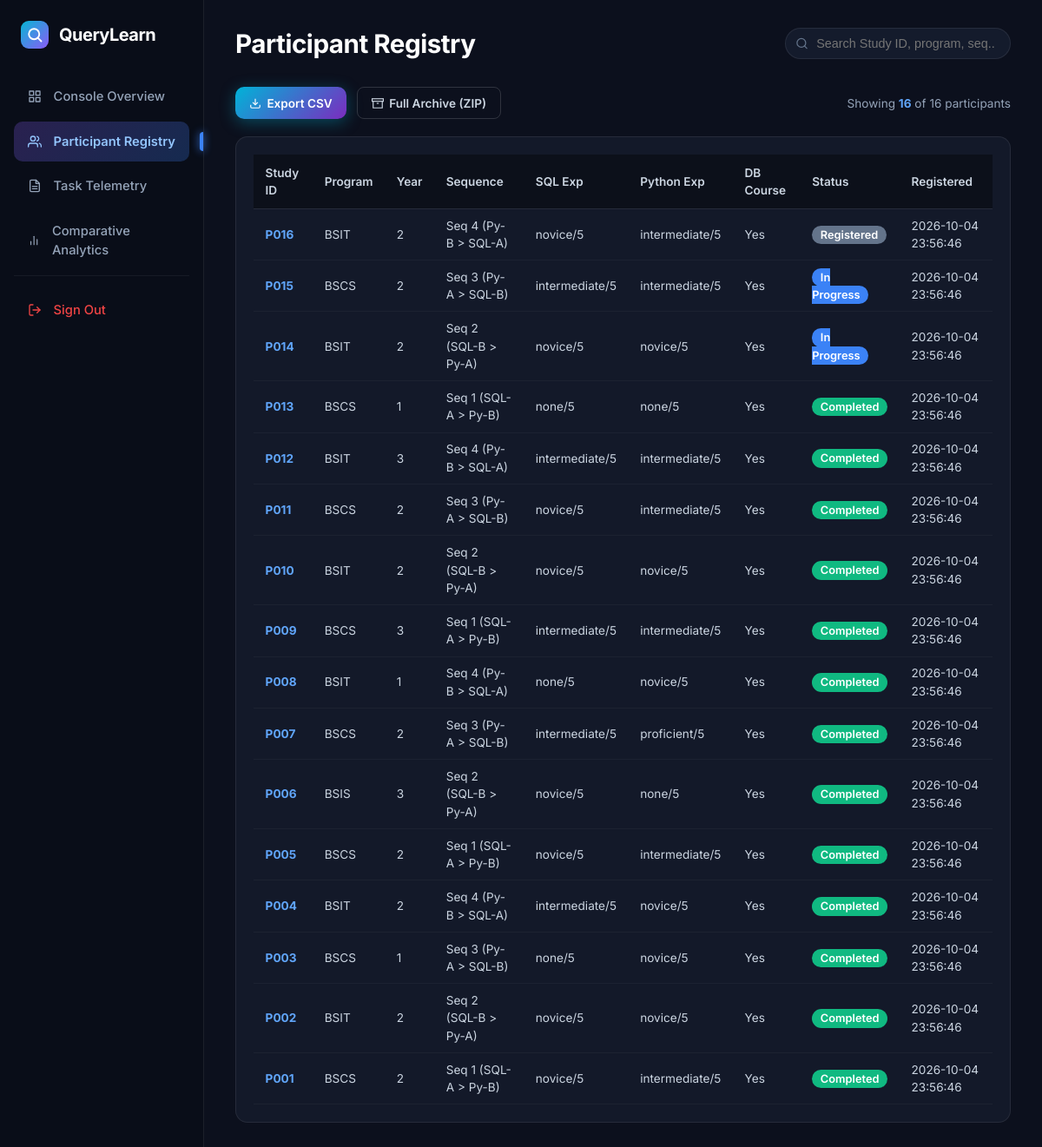
/dashboard/participants (signed in), run on the app's committed database.
### tables this page shows
CREATE TABLE participants (
        id INTEGER PRIMARY KEY AUTOINCREMENT,
        study_id TEXT UNIQUE NOT NULL,
        program TEXT,
        year_level INTEGER,
        python_exp TEXT,
        sql_exp TEXT,
        other_languages TEXT,
        db_course TEXT,
        consent BOOLEAN,
        sequence_id INTEGER,
        status TEXT,
        created_at TIMESTAMP DEFAULT CURRENT_TIMESTAMP
    );

### blueprints/dashboard.py (the view)
    def wrapper(*args, **kwargs):
        if not session.get('is_researcher'):
            return redirect(url_for('auth.researcher_login'))
        return f(*args, **kwargs)

### blueprints/dashboard.py (called while the page is built)
def get_research_db_path():
    try:
        return current_app.config.get('RESEARCH_DB', Config.RESEARCH_DB)
    except RuntimeError:
        return Config.RESEARCH_DB

def require_researcher(f):
    def wrapper(*args, **kwargs):
        if not session.get('is_researcher'):
            return redirect(url_for('auth.researcher_login'))
        return f(*args, **kwargs)
    wrapper.__name__ = f.__name__
    return wrapper

@dashboard_bp.route('/participants')
@require_researcher
def participants():
    conn = sqlite3.connect(get_research_db_path())
    conn.row_factory = sqlite3.Row
    cursor = conn.cursor()
    cursor.execute("SELECT * FROM participants ORDER BY id DESC")
    participants_list = [dict(r) for r in cursor.fetchall()]
    conn.close()
    return render_template('dashboard/participants.html', participants=participants_list)

### templates/dashboard/participants.html (shortened to what this page needs)
<!DOCTYPE html>
<html lang="en">
<head>
    <link rel="stylesheet" href="{{ url_for('static', filename='css/style.css') }}">
</head>
<body>
<div class="db-page">
    <aside class="db-sidebar">
        <a href="{{ url_for('dashboard.overview') }}" class="db-brand">
            <div class="db-brand-icon">
                <svg width="18" height="18" viewBox="0 0 24 24" fill="none">
                    <circle cx="11" cy="11" r="8" stroke="#ffffff" stroke-width="2.5"/>
                    <line x1="16.5" y1="16.5" x2="22" y2="22" stroke="#ffffff" stroke-width="2.5" stroke-linecap="round"/>
                </svg>
            </div>
            <span class="db-brand-text">QueryLearn</span>
        </a>
        <nav class="db-nav">
            <a href="{{ url_for('dashboard.overview') }}" class="db-nav-link">
                <span>Console Overview</span>
            </a>
            <a href="{{ url_for('dashboard.participants') }}" class="db-nav-link active">
                <span>Participant Registry</span>
            </a>
            <a href="{{ url_for('dashboard.results') }}" class="db-nav-link">
                <span>Task Telemetry</span>
            </a>
            <a href="{{ url_for('dashboard.charts') }}" class="db-nav-link">
                <svg width="16" height="16" viewBox="0 0 24 24" fill="none" stroke="currentColor" stroke-width="2" stroke-linecap="round" stroke-linejoin="round"><line x1="18" y1="20" x2="18" y2="10"></line><line x1="12" y1="20" x2="12" y2="4"></line><line x1="6" y1="20" x2="6" y2="14"></line></svg>
                <span>Comparative Analytics</span>
            </a>
            <div style="margin-top: auto; padding-top: 1rem; border-top: 1px solid rgba(255,255,255,0.06);">
                <a href="{{ url_for('auth.logout') }}" class="db-nav-link" style="color: #ef4444;">
                    <svg width="16" height="16" viewBox="0 0 24 24" fill="none" stroke="currentColor" stroke-width="2" stroke-linecap="round" stroke-linejoin="round"><path d="M9 21H5a2 2 0 0 1-2-2V5a2 2 0 0 1 2-2h4"></path><polyline points="16 17 21 12 16 7"></polyline><line x1="21" y1="12" x2="9" y2="12"></line></svg>
                    <span>Sign Out</span>
                </a>
            </div>
        </nav>
    </aside>
    <main class="db-main">
        <header class="db-topbar">
            <h1 class="db-title">Participant Registry</h1>
            <div class="db-topbar-tools" style="display: flex; gap: 0.75rem; align-items: center;">
                <div style="position: relative;">
                    <input type="text" id="participant-search" class="db-search" placeholder="Search Study ID, program, seq..." style="width: 260px; padding-left: 2.2rem;">
                </div>
            </div>
        </header>
        <div style="margin-bottom: 1.25rem; display: flex; justify-content: space-between; align-items: center; flex-wrap: wrap; gap: 1rem;">
            <div style="display: flex; gap: 0.75rem;">
                <a href="{{ url_for('dashboard.export', type='participants') }}" class="db-btn-run-gradient" style="text-decoration: none; display: inline-flex; align-items: center; gap: 0.4rem; padding: 0.5rem 1rem; font-size: 0.85rem;">
                    <svg width="14" height="14" viewBox="0 0 24 24" fill="none" stroke="currentColor" stroke-width="2"><path d="M21 15v4a2 2 0 0 1-2 2H5a2 2 0 0 1-2-2v-4"></path><polyline points="7 10 12 15 17 10"></polyline><line x1="12" y1="15" x2="12" y2="3"></line></svg>
                    Export CSV
                </a>
                <a href="{{ url_for('dashboard.export', type='all') }}" class="btn btn-outline btn-sm" style="display: inline-flex; align-items: center; gap: 0.4rem; font-size: 0.85rem;">
                    <svg width="14" height="14" viewBox="0 0 24 24" fill="none" stroke="currentColor" stroke-width="2"><polyline points="21 8 21 21 3 21 3 8"></polyline><rect x="1" y="3" width="22" height="5"></rect><line x1="10" y1="12" x2="14" y2="12"></line></svg>
                    Full Archive (ZIP)
                </a>
            </div>
            <div id="participant-count-badge" style="font-size: 0.85rem; color: #94a3b8;">
                Showing <strong id="visible-count" style="color: #60a5fa;">{{ participants|length }}</strong> of {{ participants|length }} participants
            </div>
        </div>
        <div class="db-results-card" style="width: 100%;">
            <table class="db-dark-table">
                <thead>
                    <tr>
                        <th>Study ID</th>
                        <th>Program</th>
                        <th>Year</th>
                        <th>Sequence</th>
                        <th>SQL Exp</th>
                        <th>Python Exp</th>
                        <th>DB Course</th>
                        <th>Status</th>
                        <th>Registered</th>
                    </tr>
                </thead>
                <tbody id="participant-table-body">
                    {% for p in participants %}
                    <tr class="participant-row" data-study-id="{{ p.study_id }}" data-program="{{ p.program }}" data-status="{{ p.status }}">
                        <td><strong style="color: #60a5fa;">{{ p.study_id }}</strong></td>
                        <td>{{ p.program }}</td>
                        <td>{{ p.year_level }}</td>
                        <td>
                            {% if p.sequence_id == 1 %}
                                Seq 1 (SQL-A &gt; Py-B)
                            {% elif p.sequence_id == 2 %}
                                Seq 2 (SQL-B &gt; Py-A)
                            {% elif p.sequence_id == 3 %}
                                Seq 3 (Py-A &gt; SQL-B)
                            {% else %}
                                Seq 4 (Py-B &gt; SQL-A)
                            {% endif %}
                        </td>
                        <td>{{ p.sql_exp }}/5</td>
                        <td>{{ p.python_exp }}/5</td>
                        <td>{{ 'Yes' if p.db_course else 'No' }}</td>
                        <td>
                            {% if p.status == 'completed' %}
                                <span style="background-color: #10b981; color: white; padding: 0.2rem 0.6rem; border-radius: 9999px; font-size: 0.8rem; font-weight: 600;">Completed</span>
                            {% elif p.status == 'in_progress' %}
                                <span style="background-color: #3b82f6; color: white; padding: 0.2rem 0.6rem; border-radius: 9999px; font-size: 0.8rem; font-weight: 600;">In Progress</span>
                            {% else %}
                                <span style="background-color: #64748b; color: white; padding: 0.2rem 0.6rem; border-radius: 9999px; font-size: 0.8rem; font-weight: 600;">Registered</span>
                            {% endif %}
                        </td>
                        <td>{{ p.created_at }}</td>
                    </tr>
                    {% else %}
                    <tr>
                        <td colspan="9" style="text-align: center; color: #64748b; padding: 1.5rem;">No participants found.</td>
                    </tr>
                    {% endfor %}
                </tbody>
            </table>
        </div>
    </main>
</div>
</body>
</html>

### data on the page
participants: study_id "P016", program "BSIT", year_level "2", sequence_id "Seq 4 (Py-B > SQL-A)", sql_exp "novice", python_exp "intermediate", db_course "Yes", status "Registered", created_at "2026-10-04 23:56:46"
participants: study_id "P015", program "BSCS", year_level "2", sequence_id "Seq 3 (Py-A > SQL-B)", sql_exp "intermediate", python_exp "intermediate", db_course "Yes", status "In Progress", created_at "2026-10-04 23:56:46"
participants: study_id "P014", program "BSIT", year_level "2", sequence_id "Seq 2 (SQL-B > Py-A)", sql_exp "novice", python_exp "novice", db_course "Yes", status "In Progress", created_at "2026-10-04 23:56:46"
participants: study_id "P013", program "BSCS", year_level "1", sequence_id "Seq 1 (SQL-A > Py-B)", sql_exp "none", python_exp "none", db_course "Yes", status "Completed", created_at "2026-10-04 23:56:46"
participants: study_id "P012", program "BSIT", year_level "3", sequence_id "Seq 4 (Py-B > SQL-A)", sql_exp "intermediate", python_exp "intermediate", db_course "Yes", status "Completed", created_at "2026-10-04 23:56:46"
participants: study_id "P011", program "BSCS", year_level "2", sequence_id "Seq 3 (Py-A > SQL-B)", sql_exp "novice", python_exp "intermediate", db_course "Yes", status "Completed", created_at "2026-10-04 23:56:46"
participants: study_id "P010", program "BSIT", year_level "2", sequence_id "Seq 2 (SQL-B > Py-A)", sql_exp "novice", python_exp "novice", db_course "Yes", status "Completed", created_at "2026-10-04 23:56:46"
participants: study_id "P009", program "BSCS", year_level "3", sequence_id "Seq 1 (SQL-A > Py-B)", sql_exp "intermediate", python_exp "intermediate", db_course "Yes", status "Completed", created_at "2026-10-04 23:56:46"
participants: study_id "P008", program "BSIT", year_level "1", sequence_id "Seq 4 (Py-B > SQL-A)", sql_exp "none", python_exp "novice", db_course "Yes", status "Completed", created_at "2026-10-04 23:56:46"
participants: study_id "P007", program "BSCS", year_level "2", sequence_id "Seq 3 (Py-A > SQL-B)", sql_exp "intermediate", python_exp "proficient", db_course "Yes", status "Completed", created_at "2026-10-04 23:56:46"
participants: study_id "P006", program "BSIS", year_level "3", sequence_id "Seq 2 (SQL-B > Py-A)", sql_exp "novice", python_exp "none", db_course "Yes", status "Completed", created_at "2026-10-04 23:56:46"
participants: study_id "P005", program "BSCS", year_level "2", sequence_id "Seq 1 (SQL-A > Py-B)", sql_exp "novice", python_exp "intermediate", db_course "Yes", status "Completed", created_at "2026-10-04 23:56:46"
participants: study_id "P004", program "BSIT", year_level "2", sequence_id "Seq 4 (Py-B > SQL-A)", sql_exp "intermediate", python_exp "novice", db_course "Yes", status "Completed", created_at "2026-10-04 23:56:46"
participants: study_id "P003", program "BSCS", year_level "1", sequence_id "Seq 3 (Py-A > SQL-B)", sql_exp "none", python_exp "novice", db_course "Yes", status "Completed", created_at "2026-10-04 23:56:46"
participants: study_id "P002", program "BSIT", year_level "2", sequence_id "Seq 2 (SQL-B > Py-A)", sql_exp "novice", python_exp "novice", db_course "Yes", status "Completed", created_at "2026-10-04 23:56:46"
participants: study_id "P001", program "BSCS", year_level "2", sequence_id "Seq 1 (SQL-A > Py-B)", sql_exp "novice", python_exp "intermediate", db_course "Yes", status "Completed", created_at "2026-10-04 23:56:46"

### other printed values
{{ participants|length }} "16"
